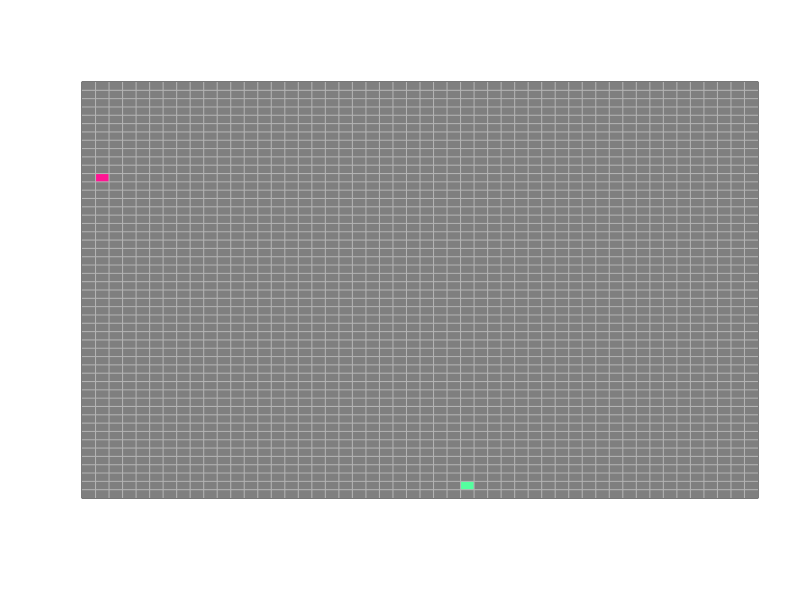
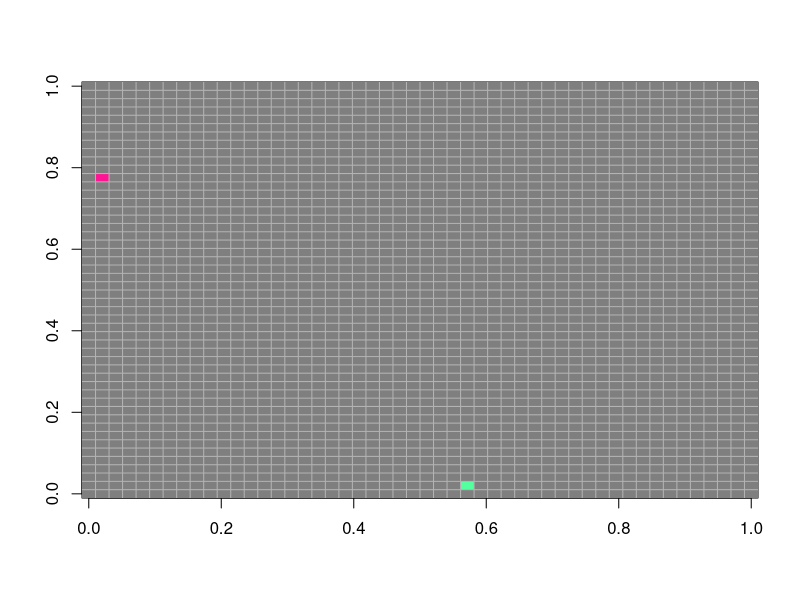
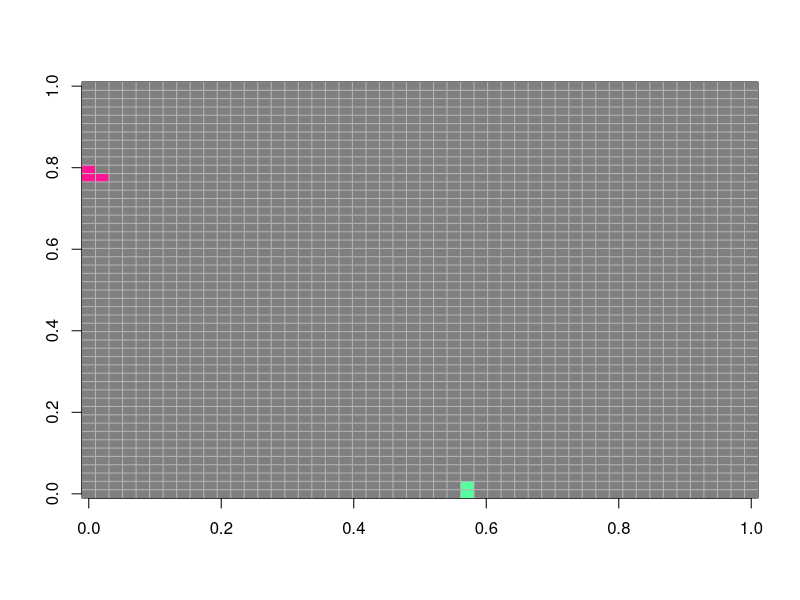
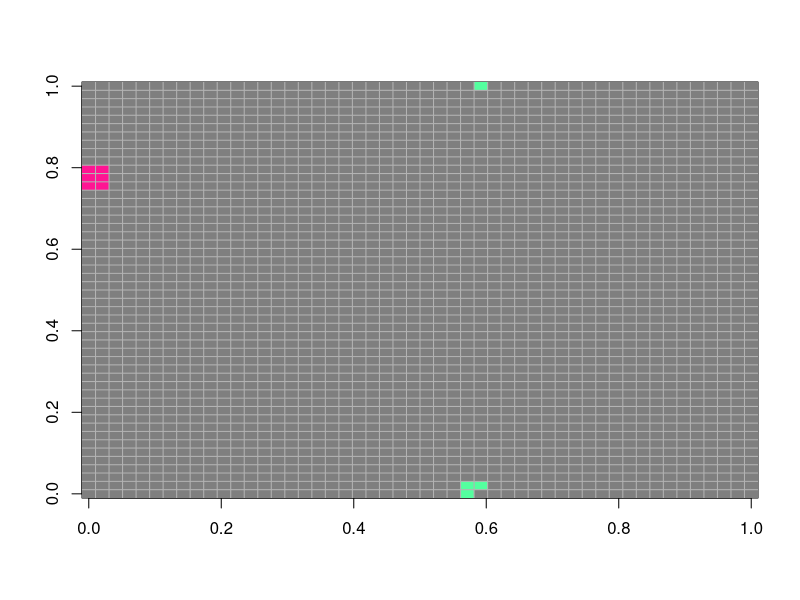
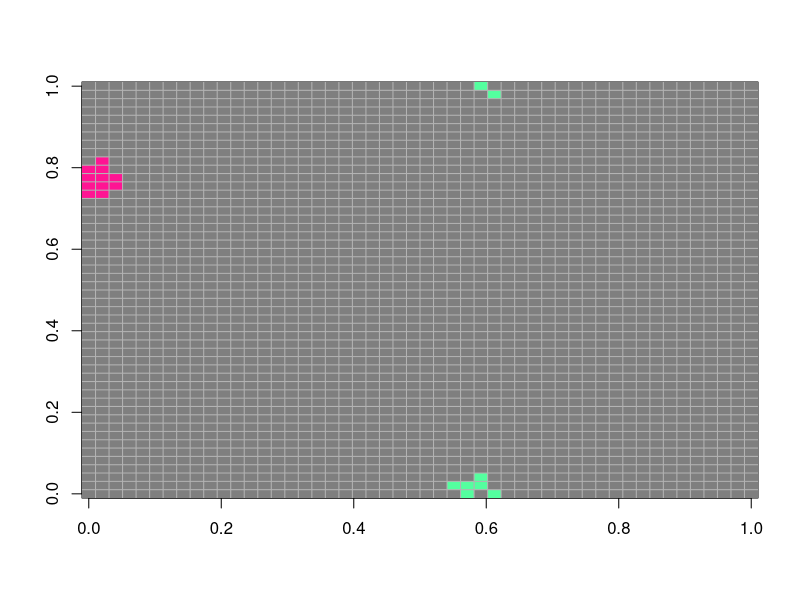
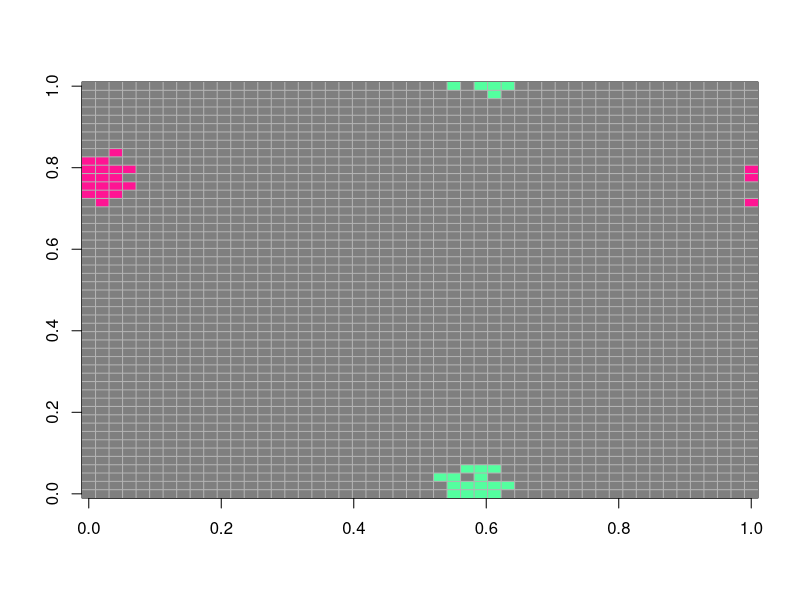
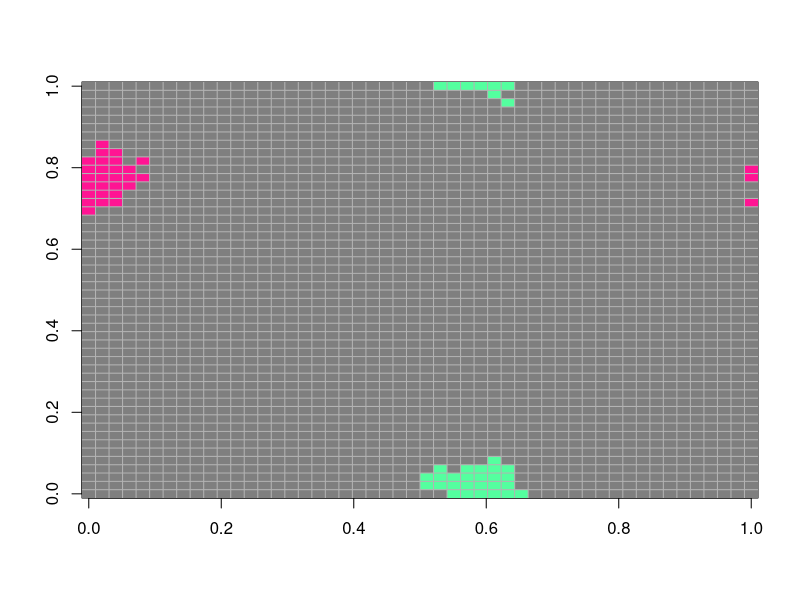
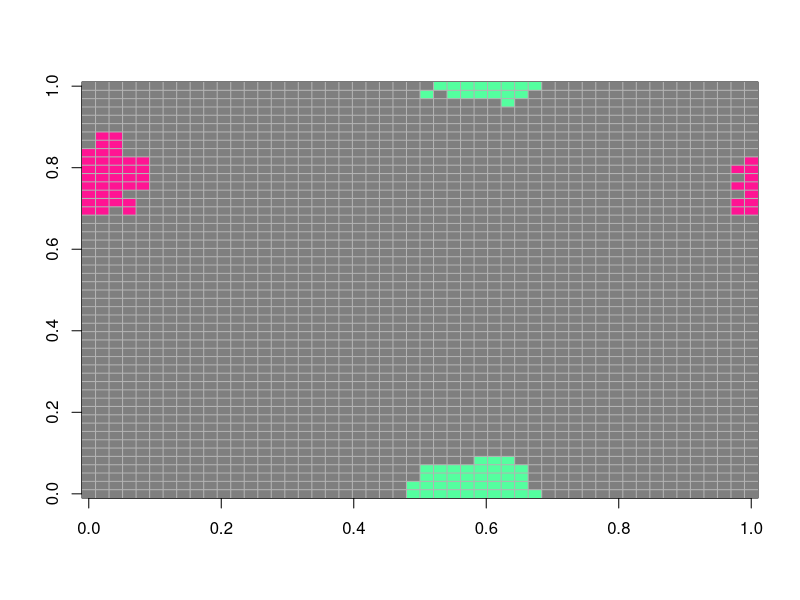

Reproduce these figures in R, in order.
## Competencia entre plasmidos<

rm(list=ls())

n=50 
mat=matrix(ncol=n,nrow=n,0) 

mat[2,39]=1 
mat[29,2]=2 
image(mat,col=c("grey50","deeppink","seagreen1"),yaxt="n",xaxt="n",zlim=c(0,2)) 
grid(nx=n,ny=n,col="grey70",lty=1)

temp=mat
t=80 
n_helalthy=rep(0,t) 
n_infected=rep(0,t) 
n_resistant=rep(0,t) 

for (k in 1:t){ 
  kH=0 
  kI=0 
  kR=0 
  for (i in 1:n){
    for (j in 1:n){
      if (mat[i,j]==0) { kH=kH+1} 
      if (mat[i,j]==1) { kI=kI+1} 
      if (mat[i,j]==2) { kR=kR+1} 
      R = 0 
      R1= 0
      
      # inicia conteos
      if (mat[i,j]==0){ 
        E=i+1
        W=i-1
        N=j-1
        S=j+1
       
        if (E==n+1) { E=1}
        if (W==0) { W=n}
        if (N==0) { N=n}
        if (S==n+1) { S=1}
        
        if(mat[E,j]==1){R=R+1} # Este
        if(mat[W,j]==1){R=R+1} # Oeste
        if(mat[i,N]==1){R=R+1} # Norte
        if(mat[i,S]==1){R=R+1} # Sur
        if(mat[E,N]==1){R=R+1} # Nor Este
        if(mat[E,S]==1){R=R+1} # Sur Este
        if(mat[W,N]==1){R=R+1} # Nor Oeste
        if(mat[W,S]==1){R=R+1} # Sur Oeste
      }
      a=-1.5
      b=0.6
      Pinfect=(1/(1+exp(-(a+b*R)))) 
      g<-runif(1) 
      if (g<Pinfect & mat[i,j]==0 & R>0){
        temp[i,j]=1 
      } 
      
      if (mat[i,j]==0){ 
        E=i+1
        W=i-1
        N=j-1
        S=j+1
        
        if (E==n+1) { E=1}
        if (W==0) { W=n}
        if (N==0) { N=n}
        if (S==n+1) { S=1}
        
        if(mat[E,j]==2){R1=R1+1} # Este
        if(mat[W,j]==2){R1=R1+1} # Oeste
        if(mat[i,N]==2){R1=R1+1} # Norte
        if(mat[i,S]==2){R1=R1+1} # Sur
        if(mat[E,N]==2){R1=R1+1} # Nor Este
        if(mat[E,S]==2){R1=R1+1} # Sur Este
        if(mat[W,N]==2){R1=R1+1} # Nor Oeste
        if(mat[W,S]==2){R1=R1+1} # Sur Este
      }
      a1<- -1.5
      b1<- 0.9
      Pinfect1<- (1/(1+exp(-(a+b*R1)))) 
      g1<- runif(1) 
      if (g1<Pinfect1 & mat[i,j]==0 & R1>0){
        temp[i,j]=2 
      }
     
      if (mat[i,j]==2){ 
        E=i+1
        W=i-1
        N=j-1
        S=j+1
       
        if (E==n+1) { E=1}
        if (W==0) { W=n}
        if (N==0) { N=n}
        if (S==n+1) { S=1}
       
        if(mat[E,j]==1){R=R+1} # Este
        if(mat[W,j]==1){R=R+1} # Oeste
        if(mat[i,N]==1){R=R+1} # Norte
        if(mat[i,S]==1){R=R+1} # Sur
        if(mat[E,N]==1){R=R+1} # Nor Este
        if(mat[E,S]==1){R=R+1} # Sur Este
        if(mat[W,N]==1){R=R+1} # Nor Oeste
        if(mat[W,S]==1){R=R+1} # Sur Oeste
      }
      a=-1.5
      b=0.6
      Pinfect=(1/(1+exp(-(a+b*R)))) 
      g2<-runif(1) 
      if (g2<Pinfect & mat[i,j]==2 & R>0){
        temp[i,j]=1 
      }
      
      if (mat[i,j]==1){ 
        E=i+1
        W=i-1
        N=j-1
        S=j+1
       
        if (E==n+1) { E=1}
        if (W==0) { W=n}
        if (N==0) { N=n}
        if (S==n+1) { S=1}
       
        if(mat[E,j]==2){R1=R1+1} # Este
        if(mat[W,j]==2){R1=R1+1} # Oeste
        if(mat[i,N]==2){R1=R1+1} # Norte
        if(mat[i,S]==2){R1=R1+1} # Sur
        if(mat[E,N]==2){R1=R1+1} # Nor Este
        if(mat[E,S]==2){R1=R1+1} # Sur Este
        if(mat[W,N]==2){R1=R1+1} # Nor Oeste
        if(mat[W,S]==2){R1=R1+1} # Sur Oeste
      }
      a1<- -1.5
      b1<- 0.9
      Pinfect1<- (1/(1+exp(-(a+b*R1)))) 
      g3<- runif(1) 
      if (g3<Pinfect1 & mat[i,j]==1 & R1>0){
        temp[i,j]=2 
      }
      
      
    }
  }
  image(mat,col=c("grey50","deeppink","seagreen1"),add=F,,zlim=c(0,2)) 
  grid(nx=n,ny=n,col="grey70",lty=1)
  Sys.sleep(0.1) 
  mat=temp 
  n_helalthy[k]=kH
  n_infected[k]=kI
  n_resistant[k]=kR
}
